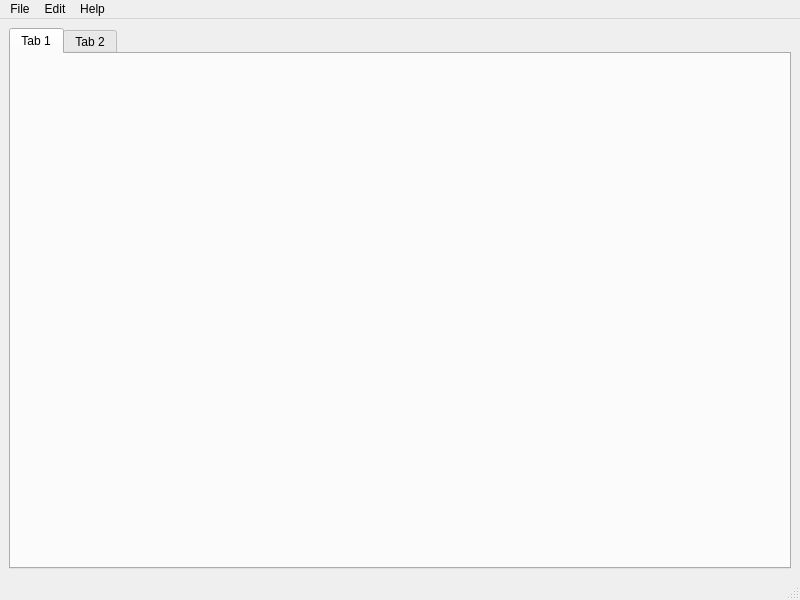
<?xml version="1.0" encoding="UTF-8"?>
<ui version="4.0">
 <class>MainWindow</class>
 <widget class="QMainWindow" name="MainWindow">
  <property name="geometry">
   <rect>
    <x>0</x>
    <y>0</y>
    <width>800</width>
    <height>600</height>
   </rect>
  </property>
  <property name="windowTitle">
   <string>MainWindow</string>
  </property>
  <widget class="QWidget" name="centralwidget">
   <layout class="QVBoxLayout" name="verticalLayout">
    <item>
     <widget class="QTabWidget" name="tabWidget">
      <property name="currentIndex">
       <number>0</number>
      </property>
      <widget class="QWidget" name="tab">
       <attribute name="title">
        <string>Tab 1</string>
       </attribute>
      </widget>
      <widget class="QWidget" name="tab_2">
       <attribute name="title">
        <string>Tab 2</string>
       </attribute>
      </widget>
     </widget>
    </item>
   </layout>
  </widget>
  <widget class="QMenuBar" name="menubar">
   <property name="geometry">
    <rect>
     <x>0</x>
     <y>0</y>
     <width>800</width>
     <height>37</height>
    </rect>
   </property>
   <widget class="QMenu" name="menuQuit">
    <property name="title">
     <string>File</string>
    </property>
    <addaction name="actionQuit"/>
   </widget>
   <widget class="QMenu" name="menuHelp">
    <property name="title">
     <string>Help</string>
    </property>
    <addaction name="actionLog"/>
    <addaction name="actionAbout"/>
   </widget>
   <widget class="QMenu" name="menuEdit">
    <property name="title">
     <string>Edit</string>
    </property>
   </widget>
   <addaction name="menuQuit"/>
   <addaction name="menuEdit"/>
   <addaction name="menuHelp"/>
  </widget>
  <widget class="QStatusBar" name="statusbar"/>
  <action name="actionQuit">
   <property name="text">
    <string>Quit</string>
   </property>
  </action>
  <action name="actionLog">
   <property name="text">
    <string>Log...</string>
   </property>
  </action>
  <action name="actionAbout">
   <property name="text">
    <string>About...</string>
   </property>
  </action>
 </widget>
 <resources/>
 <connections/>
</ui>
